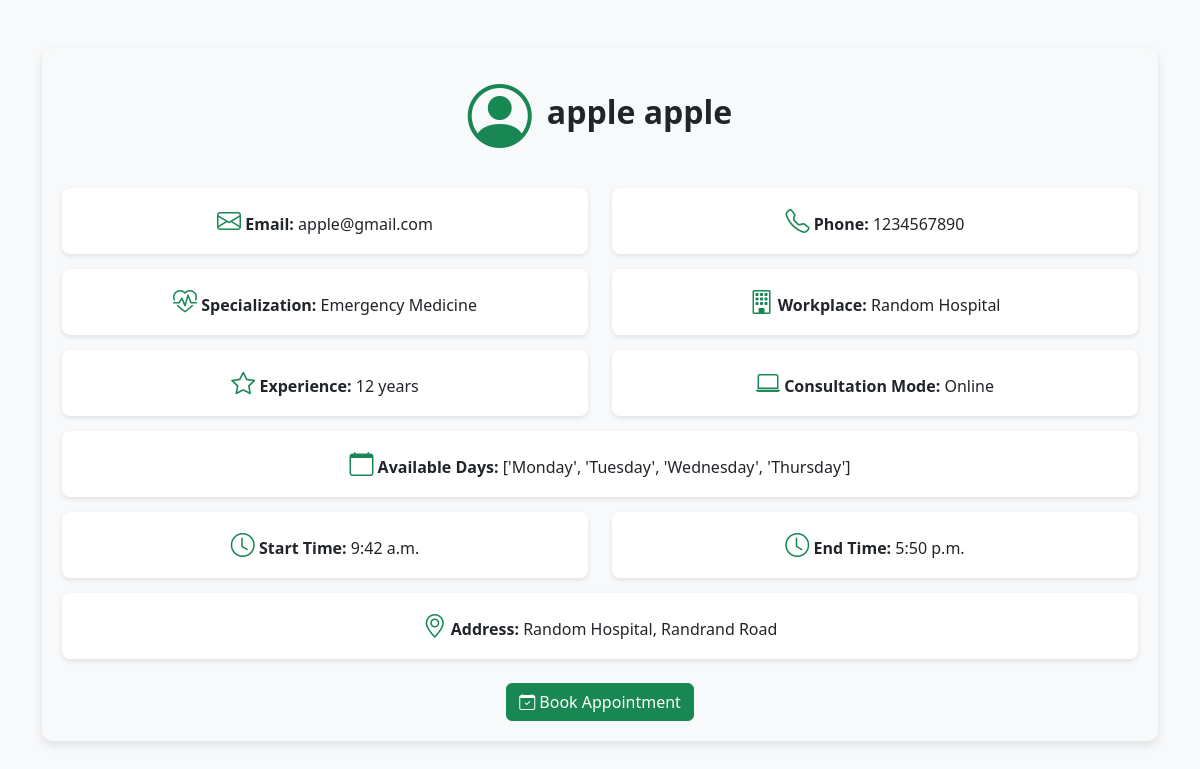
/doctor/profile/1/, run on an earlier commit of the app's database.
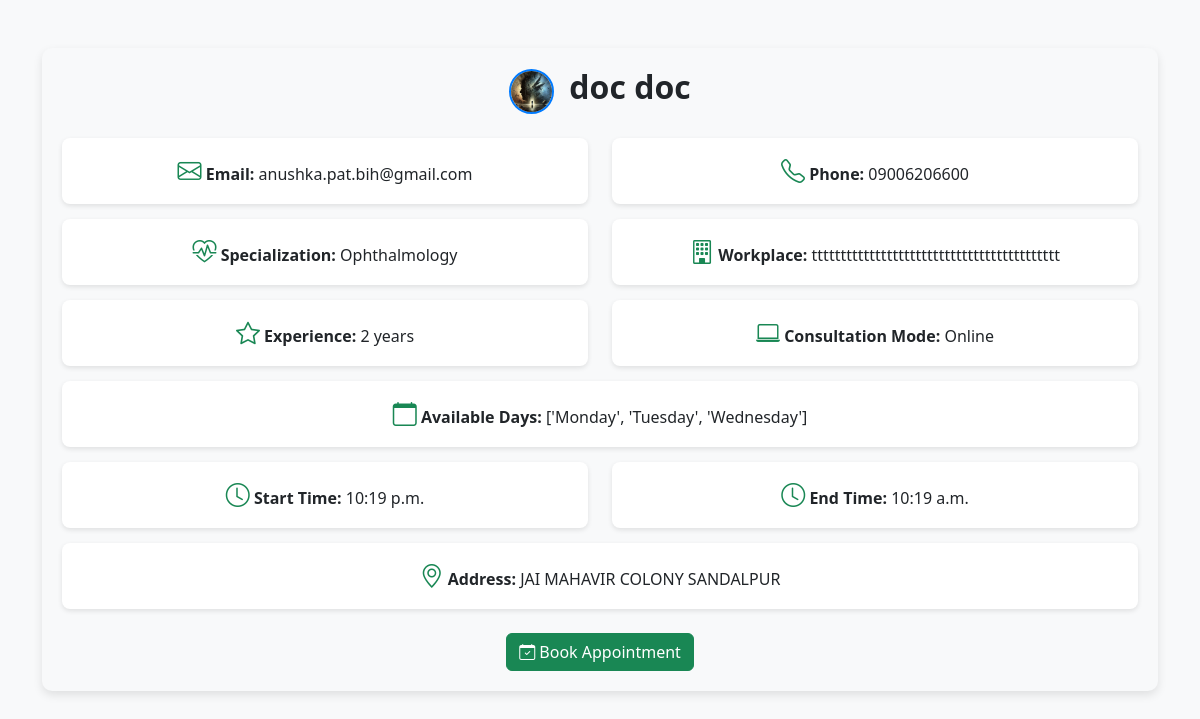
And on a later commit of the database.
### app1/models.py (models this page shows, shortened)
class Doctor(models.Model):
    user = models.OneToOneField(CustomUser, on_delete=models.CASCADE, related_name='doctor_profile')
    full_name = models.CharField(max_length=100)
    phone = models.CharField(max_length=15)
    dob = models.DateField()
    gender = models.CharField(max_length=10)
    license_number = models.CharField(max_length=50)
    specialization = models.CharField(max_length=100)
    experience = models.IntegerField()
    workplace = models.CharField(max_length=200)
    address = models.TextField()
    consultation_mode = models.CharField(max_length=50)
    available_days = models.JSONField(default=list)
    start_time = models.TimeField()
    end_time = models.TimeField()
    max_patients = models.IntegerField()
    medical_degree = models.FileField(upload_to='doctor_documents/')
    government_id = models.FileField(upload_to='doctor_documents/')
    medical_license = models.FileField(upload_to='doctor_documents/')
    profile_picture = models.ImageField(upload_to='profile_pics/', blank=True, null=True)

class CustomUser(AbstractUser):
    is_doctor = models.BooleanField(default=False)
    is_patient = models.BooleanField(default=False)
    profile_picture = models.ImageField(upload_to='profile_pics/', default='profile_pics/default.jpg')
    GENDER_CHOICES = [
    ('Male', 'Male'),
    ('Female', 'Female'),
    ('Other', 'Other'),
]

### app1/views.py (the view)
# urls.py: path('doctor/profile/<int:pk>/', views.doctor_profile_actual, name='doctor_profile_actual'),
def doctor_profile_actual(request, pk):
    doctor = get_object_or_404(Doctor, pk=pk)
    return render(request, 'doctor_profile.html', {'doctor': doctor})

### templates/doctor_profile.html (shortened to what this page needs)
{% load static %}
<!DOCTYPE html>
<html lang="en">
<head>
    <link rel="stylesheet" href="https://cdnjs.cloudflare.com/ajax/libs/font-awesome/6.0.0/css/all.min.css">
    <link href="https://cdn.jsdelivr.net/npm/bootstrap@5.3.0/dist/css/bootstrap.min.css" rel="stylesheet">
    <link href="https://cdn.jsdelivr.net/npm/bootstrap-icons/font/bootstrap-icons.css" rel="stylesheet">
</head>
<body class="bg-light">
<div class="container mt-5">
    <div class="profile-card">
        <div class="profile-header mb-4">
            <a href="{% url 'doctor_profile' doctor.id %}">
                {% if doctor.profile_picture %}
                    <div id="profile-pic">
                        <img src="{{ doctor.profile_picture.url }}" alt="Profile Picture">
                    </div>
                {% else %}
                    <div id="profile-icon">
                        <i class="bi bi-person-circle profile-icon"></i>
                    </div>
                {% endif %}
            </a>
            <div>
                <h2 class="fw-bold">{{ doctor.full_name }}</h2>
            </div>
        </div>
        <div class="row">
            <div class="col-md-6">
                <div class="info-box">
                    <i class="bi bi-envelope icon"></i> <strong>Email:</strong> {{ doctor.user.email }}
                </div>
            </div>
            <div class="col-md-6">
                <div class="info-box">
                    <i class="bi bi-telephone icon"></i> <strong>Phone:</strong> {{ doctor.phone }}
                </div>
            </div>
        </div>
        <div class="row">
            <div class="col-md-6">
                <div class="info-box">
                    <i class="bi bi-heart-pulse icon"></i> <strong>Specialization:</strong> {{ doctor.specialization }}
                </div>
            </div>
            <div class="col-md-6">
                <div class="info-box">
                    <i class="bi bi-building icon"></i> <strong>Workplace:</strong> {{ doctor.workplace }}
                </div>
            </div>
        </div>
        <div class="row">
            <div class="col-md-6">
                <div class="info-box">
                    <i class="bi bi-star icon"></i> <strong>Experience:</strong> {{ doctor.experience }} years
                </div>
            </div>
            <div class="col-md-6">
                <div class="info-box">
                    <i class="bi bi-laptop icon"></i> <strong>Consultation Mode:</strong> {{ doctor.consultation_mode }}
                </div>
            </div>
        </div>
        <div class="info-box">
            <i class="bi bi-calendar icon"></i> <strong>Available Days:</strong> {{ doctor.available_days }}
        </div>
        <div class="row">
            <div class="col-md-6">
                <div class="info-box">
                    <i class="bi bi-clock icon"></i> <strong>Start Time:</strong> {{ doctor.start_time }}
                </div>
            </div>
            <div class="col-md-6">
                <div class="info-box">
                    <i class="bi bi-clock icon"></i> <strong>End Time:</strong> {{ doctor.end_time }}
                </div>
            </div>
        </div>
        <div class="info-box">
            <i class="bi bi-geo-alt icon"></i> <strong>Address:</strong> {{ doctor.address }}
        </div>
        <div class="text-center mt-4">
            <a href="{% url 'patient_dashboard' %}" class="btn btn-success"><i class="bi bi-calendar-check"></i> Book Appointment</a>
        </div>
    </div>
</div>
</body>
</html>

### templates/doctor_profile.html (style rules this page uses)
.profile-card { background: #f8f9fa; padding: 20px; border-radius: 10px; box-shadow: 0px 4px 10px rgba(0, 0, 0, 0.1); text-align: center; }
.profile-header { display: flex; align-items: center; justify-content: center; gap: 15px; }
.info-box { background: white; padding: 15px; border-radius: 8px; box-shadow: 0px 2px 5px rgba(0, 0, 0, 0.1); margin-bottom: 15px; }
#profile-pic img { width: 45px; height: 45px; border-radius: 50%; object-fit: cover; border: 2px solid #007bff; }
.icon { font-size: 1.5rem; color: #198754; }

What changed in the data, as far as the page shows it:
changed Doctor "Online": profile_picture empty → "profile_pics/bg11.webp" (drawn); profile_picture: picture added; full_name "apple apple" → "doc doc"; user.email "apple@gmail.com" → "anushka.pat.bih@gmail.com"; phone "1234567890" → "09006206600"; specialization "Emergency Medicine" → "Ophthalmology"; workplace "Random Hospital" → "ttttttttttttttttttttttttttttttttttttttttttt"; experience "12" → "2"; available_days "['Monday', 'Tuesday', 'Wednesday', 'Thursday']" → "['Monday', 'Tuesday', 'Wednesday']"; start_time "9:42 a.m." → "10:19 p.m."; end_time "5:50 p.m." → "10:19 a.m."; address "Random Hospital, Randrand Road" → "JAI MAHAVIR COLONY SANDALPUR"
